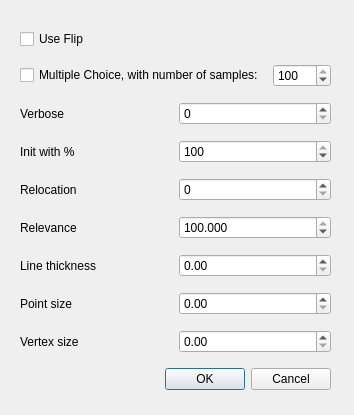
<?xml version="1.0" encoding="UTF-8"?>
<ui version="4.0">
 <class>Dialog_options</class>
 <widget class="QDialog" name="Dialog_options">
  <property name="geometry">
   <rect>
    <x>0</x>
    <y>0</y>
    <width>354</width>
    <height>415</height>
   </rect>
  </property>
  <property name="minimumSize">
   <size>
    <width>0</width>
    <height>0</height>
   </size>
  </property>
  <property name="windowTitle">
   <string>Options</string>
  </property>
  <widget class="QWidget" name="layoutWidget">
   <property name="geometry">
    <rect>
     <x>20</x>
     <y>20</y>
     <width>311</width>
     <height>385</height>
    </rect>
   </property>
   <layout class="QVBoxLayout">
    <item>
     <widget class="QCheckBox" name="use_flip_checkbox">
      <property name="text">
       <string>Use Flip</string>
      </property>
     </widget>
    </item>
    <item>
     <layout class="QHBoxLayout" name="horizontalLayout">
      <item>
       <widget class="QCheckBox" name="multiple_choice_checkbox">
        <property name="text">
         <string>Multiple Choice, with number of samples: </string>
        </property>
       </widget>
      </item>
      <item>
       <widget class="QSpinBox" name="mchoice_spinbox">
        <property name="maximum">
         <number>100</number>
        </property>
        <property name="value">
         <number>100</number>
        </property>
       </widget>
      </item>
     </layout>
    </item>
    <item>
     <layout class="QHBoxLayout">
      <item>
       <widget class="QLabel" name="verbose_label">
        <property name="text">
         <string>Verbose</string>
        </property>
       </widget>
      </item>
      <item>
       <widget class="QSpinBox" name="verbose_spinbox">
        <property name="maximum">
         <number>2</number>
        </property>
       </widget>
      </item>
     </layout>
    </item>
    <item>
     <layout class="QHBoxLayout">
      <item>
       <widget class="QLabel" name="percent_label">
        <property name="text">
         <string>Init with %</string>
        </property>
       </widget>
      </item>
      <item>
       <widget class="QSpinBox" name="percent_spinbox">
        <property name="maximum">
         <number>100</number>
        </property>
        <property name="value">
         <number>100</number>
        </property>
       </widget>
      </item>
     </layout>
    </item>
    <item>
     <layout class="QHBoxLayout">
      <item>
       <widget class="QLabel" name="relocation_label">
        <property name="text">
         <string>Relocation</string>
        </property>
       </widget>
      </item>
      <item>
       <widget class="QSpinBox" name="relocation_spinbox"/>
      </item>
     </layout>
    </item>
    <item>
     <layout class="QHBoxLayout">
      <item>
       <widget class="QLabel" name="Relevance">
        <property name="text">
         <string>Relevance</string>
        </property>
       </widget>
      </item>
      <item>
       <widget class="QDoubleSpinBox" name="relevance_spinbox">
        <property name="decimals">
         <number>3</number>
        </property>
        <property name="maximum">
         <double>100.000000000000000</double>
        </property>
        <property name="singleStep">
         <double>0.050000000000000</double>
        </property>
        <property name="value">
         <double>100.000000000000000</double>
        </property>
       </widget>
      </item>
     </layout>
    </item>
    <item>
     <layout class="QHBoxLayout">
      <item>
       <widget class="QLabel" name="thickness">
        <property name="text">
         <string>Line thickness</string>
        </property>
       </widget>
      </item>
      <item>
       <widget class="QDoubleSpinBox" name="thickness_spinbox"/>
      </item>
     </layout>
    </item>
    <item>
     <layout class="QHBoxLayout">
      <item>
       <widget class="QLabel" name="point_size">
        <property name="text">
         <string>Point size</string>
        </property>
       </widget>
      </item>
      <item>
       <widget class="QDoubleSpinBox" name="point_size_spinbox"/>
      </item>
     </layout>
    </item>
    <item>
     <layout class="QHBoxLayout">
      <item>
       <widget class="QLabel" name="vertex_size">
        <property name="text">
         <string>Vertex size</string>
        </property>
       </widget>
      </item>
      <item>
       <widget class="QDoubleSpinBox" name="vertex_size_spinbox"/>
      </item>
     </layout>
    </item>
    <item>
     <widget class="QDialogButtonBox" name="buttonBox">
      <property name="minimumSize">
       <size>
        <width>252</width>
        <height>0</height>
       </size>
      </property>
      <property name="orientation">
       <enum>Qt::Horizontal</enum>
      </property>
      <property name="standardButtons">
       <set>QDialogButtonBox::Cancel|QDialogButtonBox::Ok</set>
      </property>
     </widget>
    </item>
   </layout>
  </widget>
 </widget>
 <resources/>
 <connections>
  <connection>
   <sender>buttonBox</sender>
   <signal>accepted()</signal>
   <receiver>Dialog_options</receiver>
   <slot>accept()</slot>
   <hints>
    <hint type="sourcelabel">
     <x>248</x>
     <y>254</y>
    </hint>
    <hint type="destinationlabel">
     <x>157</x>
     <y>274</y>
    </hint>
   </hints>
  </connection>
  <connection>
   <sender>buttonBox</sender>
   <signal>rejected()</signal>
   <receiver>Dialog_options</receiver>
   <slot>reject()</slot>
   <hints>
    <hint type="sourcelabel">
     <x>316</x>
     <y>260</y>
    </hint>
    <hint type="destinationlabel">
     <x>286</x>
     <y>274</y>
    </hint>
   </hints>
  </connection>
 </connections>
</ui>
